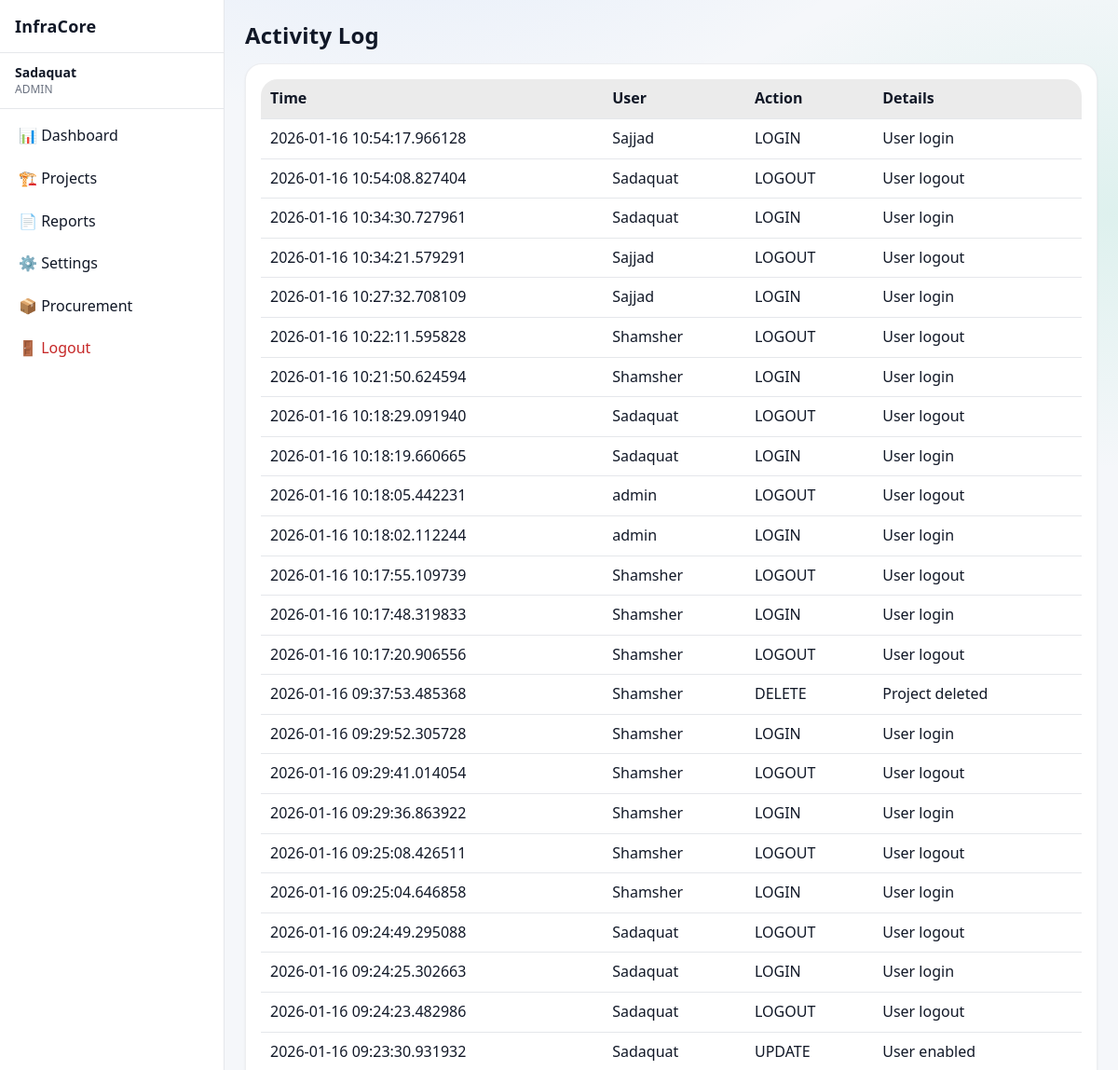
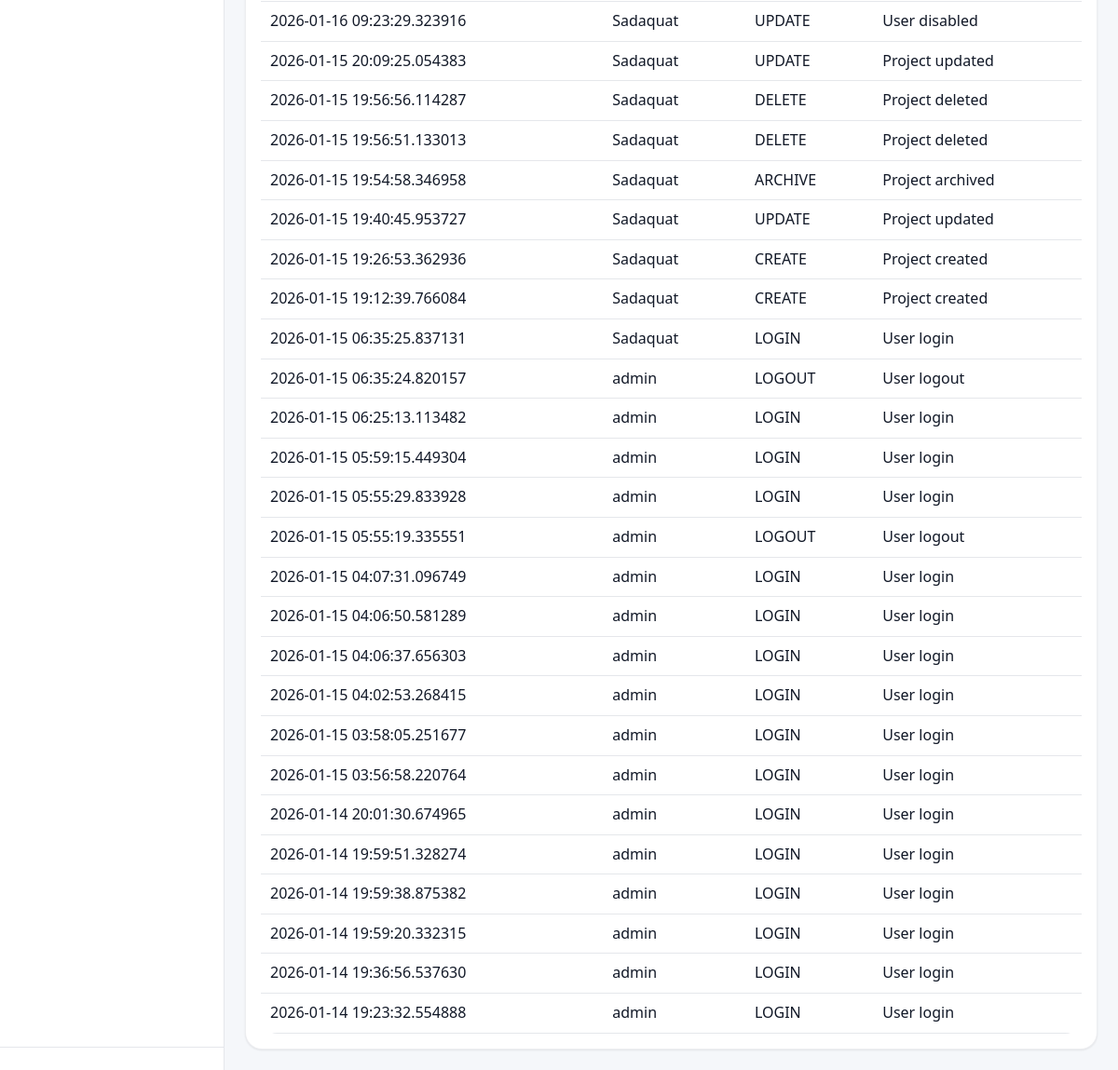
The app's page /activity (signed in), older data (2 pictures, top to bottom).
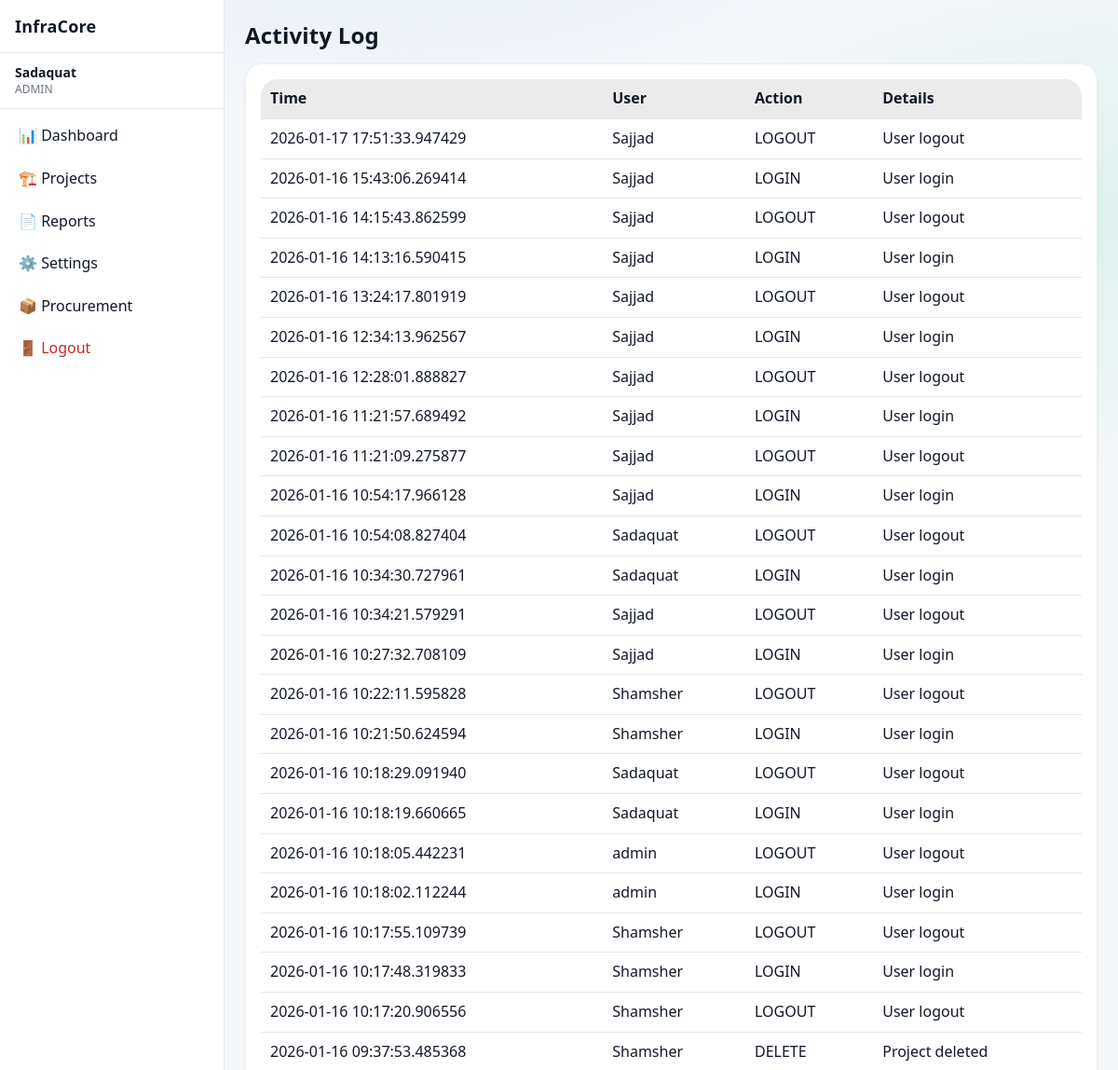
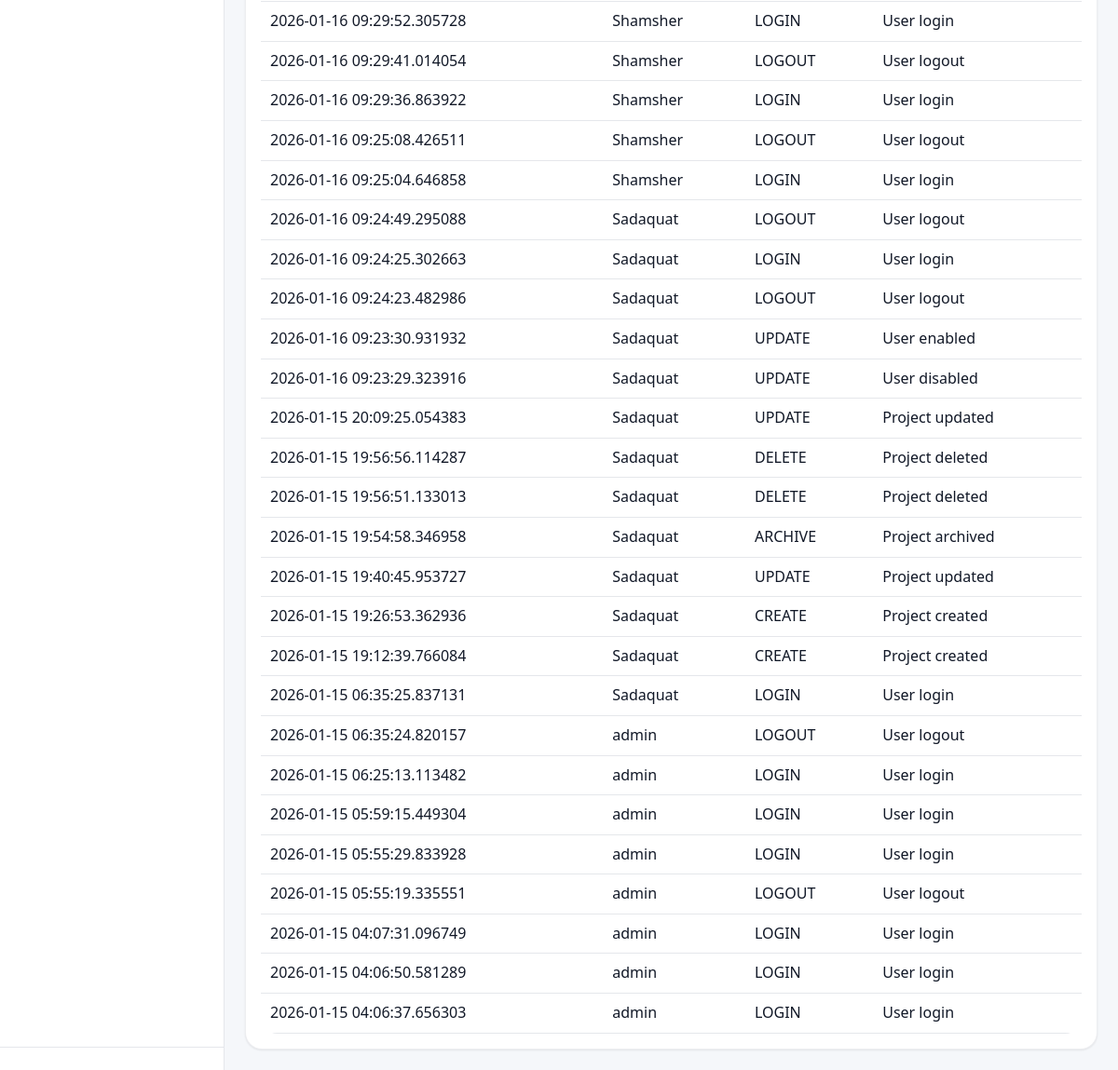
The same page, newer data (2 pictures, top to bottom).
### app/models/activity_log.py (models this page shows)
class ActivityLog(Base):
    __tablename__ = "activity_logs"
    __table_args__ = (
        Index("ix_activity_logs_created_at", "created_at"),
        Index("ix_activity_logs_user_id", "user_id"),
    )
    id = Column(Integer, primary_key=True, index=True)
    user_id = Column(Integer, ForeignKey("users.id"), nullable=True)
    username = Column(String(150), nullable=False)
    role = Column(String(50), nullable=True)
    action = Column(String(20), nullable=False)  # CREATE, UPDATE, DELETE, ARCHIVE, LOGIN, LOGOUT
    entity_type = Column(String(50), nullable=True)  # Project, Activity, Material, User, Execution
    entity_id = Column(Integer, nullable=True)
    description = Column(Text, nullable=True)
    old_value = Column(Text, nullable=True)  # JSON string
    new_value = Column(Text, nullable=True)  # JSON string
    ip_address = Column(String(64), nullable=True)
    created_at = Column(DateTime, default=datetime.utcnow, nullable=False)
    details = Column(String, nullable=True)
    timestamp = Column(DateTime, default=datetime.utcnow)

### app/routes/activity.py (the view)
@router.get("/activity", response_class=HTMLResponse)
def activity_page(request: Request, db: Session = Depends(get_db)):
    user = request.session.get("user")
    if user is None or user["role"] != "admin":
        return RedirectResponse("/dashboard", status_code=302)
    logs = get_recent_activities(db)
    return templates.TemplateResponse(
        "activity.html",
        {
            "request": request,
            "user": user,
            "logs": logs,
        }
    )

### app/db/session.py (called while the page is built)
@event.listens_for(Engine, "connect")
def set_sqlite_pragma(dbapi_connection, connection_record):
    if isinstance(dbapi_connection, sqlite3.Connection):
        cursor = dbapi_connection.cursor()
        cursor.execute("PRAGMA foreign_keys=ON")
        cursor.close()

### app/main.py (called while the page is built)
@app.middleware("http")
async def flash_middleware(request: Request, call_next):
    try:
        response = await call_next(request)
        request.state.flashes = get_flashed_messages(request)
        return response
    except Exception:
        return PlainTextResponse(
            traceback.format_exc(),
            status_code=500
        )

### app/routes/activity.py (called while the page is built)
def get_db():
    db = SessionLocal()
    try:
        yield db
    finally:
        db.close()

### app/services/activity_service.py (called while the page is built)
def get_recent_activities(db: Session, limit: int = 50):
    return (
        db.query(ActivityLog)
        .order_by(ActivityLog.timestamp.desc())
        .limit(limit)
        .all()
    )

### app/utils/flash.py (called while the page is built)
def get_flashed_messages(request):
    return request.session.pop("_flashes", [])

### app/templates/activity.html
{% extends "base.html" %}
{% block content %}
<h1 class="page-title">Activity Log</h1>
<div class="card">
    <table class="table">
        <thead>
            <tr>
                <th>Time</th>
                <th>User</th>
                <th>Action</th>
                <th>Details</th>
            </tr>
        </thead>
        <tbody>
            {% for log in logs %}
            <tr>
                <td>{{ log.timestamp }}</td>
                <td>{{ log.username }}</td>
                <td>{{ log.action }}</td>
                <td>{{ log.details }}</td>
            </tr>
            {% else %}
            <tr>
                <td colspan="4">No activity recorded</td>
            </tr>
            {% endfor %}
        </tbody>
    </table>
</div>
{% endblock %}

Row changes from the older to the newer data that the page shows:
no longer on this page (row unchanged): ActivityLog: timestamp "2026-01-15 04:02:53.268415", username "admin", action "LOGIN", details "User login"
no longer on this page (row unchanged): ActivityLog: timestamp "2026-01-15 03:58:05.251677", username "admin", action "LOGIN", details "User login"
no longer on this page (row unchanged): ActivityLog: timestamp "2026-01-15 03:56:58.220764", username "admin", action "LOGIN", details "User login"
no longer on this page (row unchanged): ActivityLog: timestamp "2026-01-14 20:01:30.674965", username "admin", action "LOGIN", details "User login"
no longer on this page (row unchanged): ActivityLog: timestamp "2026-01-14 19:59:51.328274", username "admin", action "LOGIN", details "User login"
no longer on this page (row unchanged): ActivityLog: timestamp "2026-01-14 19:59:38.875382", username "admin", action "LOGIN", details "User login"
no longer on this page (row unchanged): ActivityLog: timestamp "2026-01-14 19:59:20.332315", username "admin", action "LOGIN", details "User login"
no longer on this page (row unchanged): ActivityLog: timestamp "2026-01-14 19:36:56.537630", username "admin", action "LOGIN", details "User login"
no longer on this page (row unchanged): ActivityLog: timestamp "2026-01-14 19:23:32.554888", username "admin", action "LOGIN", details "User login"
added ActivityLog: timestamp "2026-01-17 17:51:33.947429", username "Sajjad", action "LOGOUT", details "User logout"
added ActivityLog: timestamp "2026-01-16 15:43:06.269414", username "Sajjad", action "LOGIN", details "User login"
added ActivityLog: timestamp "2026-01-16 14:15:43.862599", username "Sajjad", action "LOGOUT", details "User logout"
added ActivityLog: timestamp "2026-01-16 14:13:16.590415", username "Sajjad", action "LOGIN", details "User login"
added ActivityLog: timestamp "2026-01-16 13:24:17.801919", username "Sajjad", action "LOGOUT", details "User logout"
added ActivityLog: timestamp "2026-01-16 12:34:13.962567", username "Sajjad", action "LOGIN", details "User login"
added ActivityLog: timestamp "2026-01-16 12:28:01.888827", username "Sajjad", action "LOGOUT", details "User logout"
added ActivityLog: timestamp "2026-01-16 11:21:57.689492", username "Sajjad", action "LOGIN", details "User login"
added ActivityLog: timestamp "2026-01-16 11:21:09.275877", username "Sajjad", action "LOGOUT", details "User logout"
